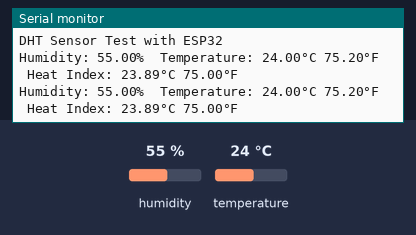
Recording of a sketch running on a simulated ESP32. On the bench: the last lines printed to the serial monitor. Inputs (shaded band) come from the test bench; at power-on: humidity 55 %, temperature 24 °C.

Above: at 4.8 s.
4.9 s: humidity set to 22 %
At 7.2 s:
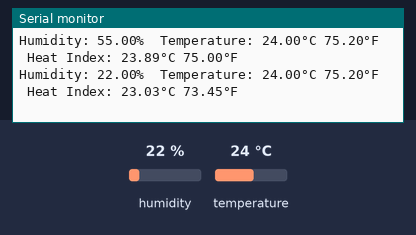
7.9 s: temperature set to 12 °C
At 8.5 s:
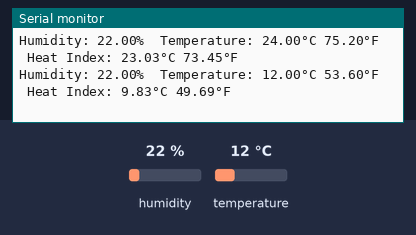
10.9 s: humidity set to 40 %
At 13.3 s:
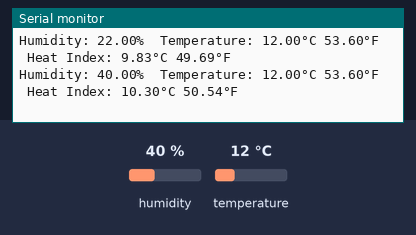
Timing chart, 0 to 14.8 s (numbered marks = the images above; inputs shaded):
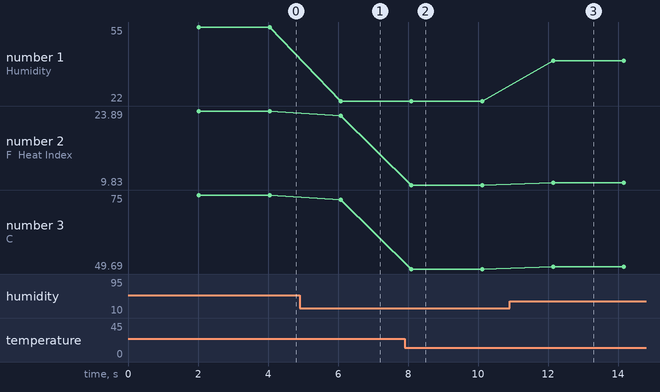

The sketch:

dht_temperature.ino
```cpp
#include "DHT.h"

#define DHTPIN 5       // Pin connected to the DHT sensor (ESP32 pin D5)
#define DHTTYPE DHT11  // Specify the type of DHT sensor: DHT22, DHT11, etc.

// Initialize the DHT sensor
DHT dht(DHTPIN, DHTTYPE);

void setup() {
  // Start the Serial Monitor
  Serial.begin(115200);
  Serial.println(F("DHT Sensor Test with ESP32"));

  // Initialize the DHT sensor
  dht.begin();
}

void loop() {
  // Wait a few seconds between measurements
  delay(2000);

  // Reading temperature and humidity from the sensor
  float humidity = dht.readHumidity();
  float temperatureC = dht.readTemperature();    // Temperature in Celsius
  float temperatureF = dht.readTemperature(true); // Temperature in Fahrenheit

  // Check if the readings failed
  if (isnan(humidity) || isnan(temperatureC) || isnan(temperatureF)) {
    Serial.println(F("Failed to read from DHT sensor! Check wiring."));
    return;
  }

  // Compute the heat index
  float heatIndexC = dht.computeHeatIndex(temperatureC, humidity, false); // Heat index in Celsius
  float heatIndexF = dht.computeHeatIndex(temperatureF, humidity);       // Heat index in Fahrenheit

  // Print the readings to the Serial Monitor
  Serial.print(F("Humidity: "));
  Serial.print(humidity);
  Serial.print(F("%  Temperature: "));
  Serial.print(temperatureC);
  Serial.print(F("°C "));
  Serial.print(temperatureF);
  Serial.print(F("°F  Heat Index: "));
  Serial.print(heatIndexC);
  Serial.print(F("°C "));
  Serial.print(heatIndexF);
  Serial.println(F("°F"));
}
```

Measured:
- after the input at 4.9 s, the serial monitor: prints a new line after 1.2 s (image 1)
- after the input at 7.9 s, the serial monitor: prints a new line after 0.20 s (image 2)
- after the input at 10.9 s, the serial monitor: prints a new line after 1.2 s (image 3)
- plotted number 1: 55 → 22 after the input at 4.9 s, 22 → 40 after the input at 10.9 s
- plotted number 2: 23.89 → 23.03 after the input at 4.9 s, 23.03 → 9.83 after the input at 7.9 s, 9.83 → 10.3 after the input at 10.9 s
- plotted number 3: 75 → 73.45 after the input at 4.9 s, 73.45 → 49.69 after the input at 7.9 s, 49.69 → 50.54 after the input at 10.9 s
